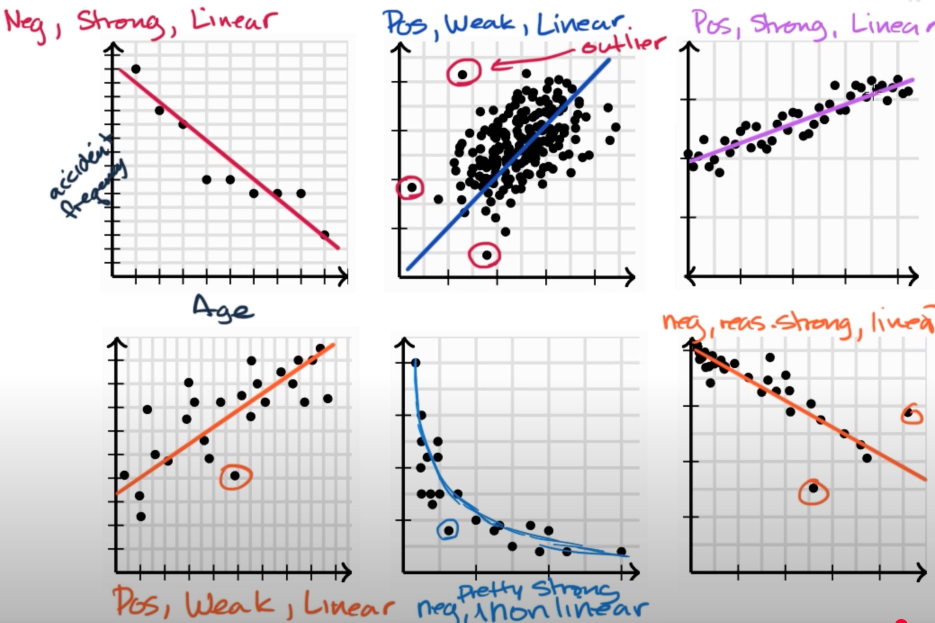
#> input picture ITEC203/Week00/images/Bivariate_relationship_linearity__strength_and_dir.jpg, 2804 x 1868 px (shown at 1/3 size); its folder holds only this picture in this run
$ python -i basic_transforms.py   (imports and definitions only)
#> lines starting #> are read from the running program, lines starting #| are printed output that depends on the picture
### DataScience/OpenCV/src/basic_operations/image_io.py
"""
Image I/O operations for loading, saving, and basic image manipulation.

This module provides functions for reading images from files, saving processed images,
and basic image information retrieval and validation.
"""

import cv2
import numpy as np
import os
from typing import Optional, Tuple, Union, List
from pathlib import Path


# [149 lines left out: functions load_image, save_image, get_image_info, not called in this run]


def validate_image(image: np.ndarray) -> bool:
    """
    Validate if the input is a valid image array.

    Args:
        image (np.ndarray): Image to validate

    Returns:
        bool: True if valid image, False otherwise

    Example:
        >>> if validate_image(img):
        ...     process_image(img)
    """
    if image is None:
        return False

    if not isinstance(image, np.ndarray):
        return False

    # Check if image has valid dimensions (2D or 3D)
    if len(image.shape) not in [2, 3]:
        return False

    # For 3D images, check if it has valid number of channels
    if len(image.shape) == 3 and image.shape[2] not in [1, 3, 4]:
        return False

    # Check if image has valid size
    if image.size == 0:
        return False

    return True


# [76 lines left out: functions convert_color_space, batch_load_images, load_image_rgb, not called in this run]


def load_image_gray(image_path: Union[str, Path]) -> Optional[np.ndarray]:
    """Load image in grayscale mode."""
    return load_image(image_path, 'grayscale')


# Export functions for the module
__all__ = [
    'load_image',
    'save_image',
    'get_image_info',
    'validate_image',
    'convert_color_space',
    'batch_load_images',
    'load_image_rgb',
    'load_image_gray'
]

### DataScience/OpenCV/src/basic_operations/basic_transforms.py
"""
Basic image transformations including resize, rotate, flip, crop, and translate.

This module provides fundamental geometric transformations for image preprocessing
and data augmentation.
"""

import cv2
import numpy as np
from typing import Tuple, Optional, Union
from .image_io import validate_image


# [136 lines left out: functions resize_image, resize_with_aspect_ratio, rotate_image, not called in this run]


def rotate_image_90(image: np.ndarray, times: int = 1) -> Optional[np.ndarray]:
    """
    Rotate image by 90-degree increments (optimized for speed).

    Args:
        image (np.ndarray): Input image
        times (int): Number of 90-degree rotations (1=90°, 2=180°, 3=270°)

    Returns:
        Optional[np.ndarray]: Rotated image, None if operation fails

    Example:
        >>> rotated_90 = rotate_image_90(img, 1)   # 90 degrees
        >>> rotated_180 = rotate_image_90(img, 2)  # 180 degrees
    """
    if not validate_image(image):
        print("Error: Invalid image provided for rotation.")
        return None

    # Normalize times to 0-3 range
    times = times % 4

    if times == 0:
        return image.copy()
    elif times == 1:
        return cv2.rotate(image, cv2.ROTATE_90_COUNTERCLOCKWISE)
    elif times == 2:
        return cv2.rotate(image, cv2.ROTATE_180)
    elif times == 3:
        return cv2.rotate(image, cv2.ROTATE_90_CLOCKWISE)


# [194 lines left out: functions flip_image, crop_image, crop_center, translate_image, pad_image, not called in this run]


# Export functions for the module
__all__ = [
    'resize_image',
    'resize_with_aspect_ratio',
    'rotate_image',
    'rotate_image_90',
    'flip_image',
    'crop_image',
    'crop_center',
    'translate_image',
    'pad_image'
]

>>> import cv2
>>> picture = cv2.imread('../../../../ITEC203/Week00/images/Bivariate_relationship_linearity__strength_and_dir.jpg')
#> picture is the input picture: shape (1868, 2804, 3); mean B, G, R 219.4, 218.1, 220.4
>>> result = rotate_image_90(picture)
#> in rotate_image_90, `return cv2.rotate(image, cv2.ROTATE_90_COUNTERCLOCKWISE)`:
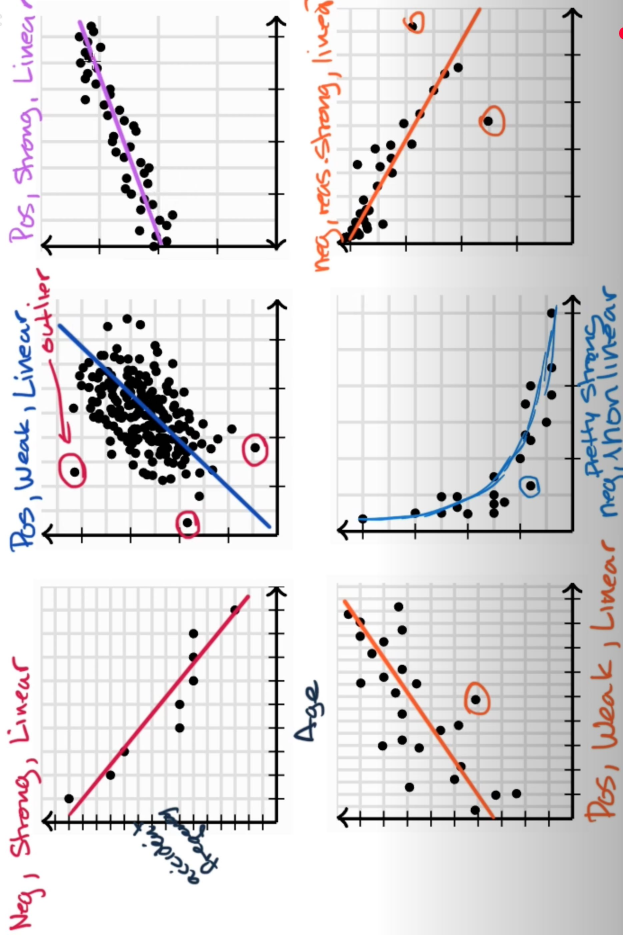
#> returned value: shape (2804, 1868, 3) (shown at 1/3 size); mean of channels 0, 1, 2 219.4, 218.1, 220.4; drawn as B, G, R

$ run again, on ITEC203/Week00/images/Comparing_with_z-scores__video____Z-scores___Khan_.jpg
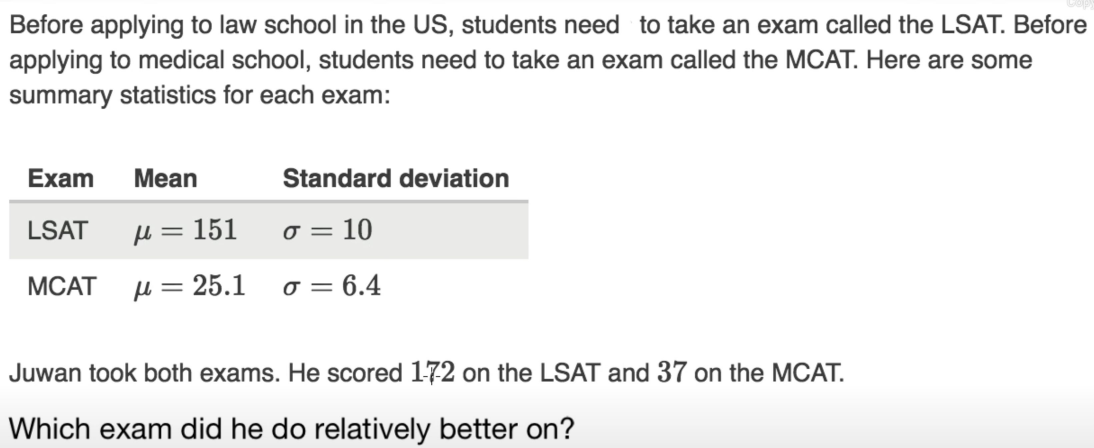
#> input picture ITEC203/Week00/images/Comparing_with_z-scores__video____Z-scores___Khan_.jpg, 3280 x 1342 px (shown at 1/3 size)
#> picture is the input picture: shape (1342, 3280, 3); mean B, G, R 239.5, 239.7, 239.6
#> in rotate_image_90, `return cv2.rotate(image, cv2.ROTATE_90_COUNTERCLOCKWISE)`:
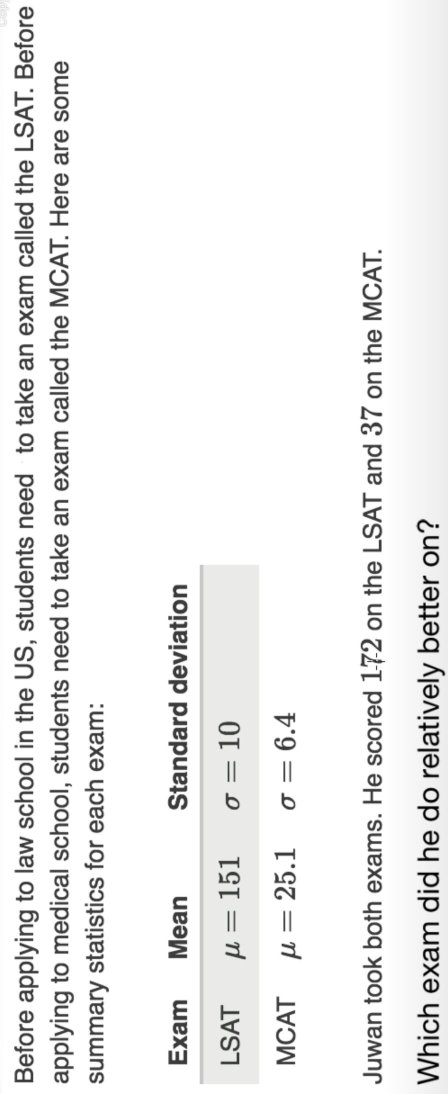
#> returned value: shape (3280, 1342, 3) (shown at 1/3 size); mean of channels 0, 1, 2 239.5, 239.7, 239.6; drawn as B, G, R

$ run again, on ITEC203/Week00/images/Estimating_with_linear_regression__linear_models__.jpg
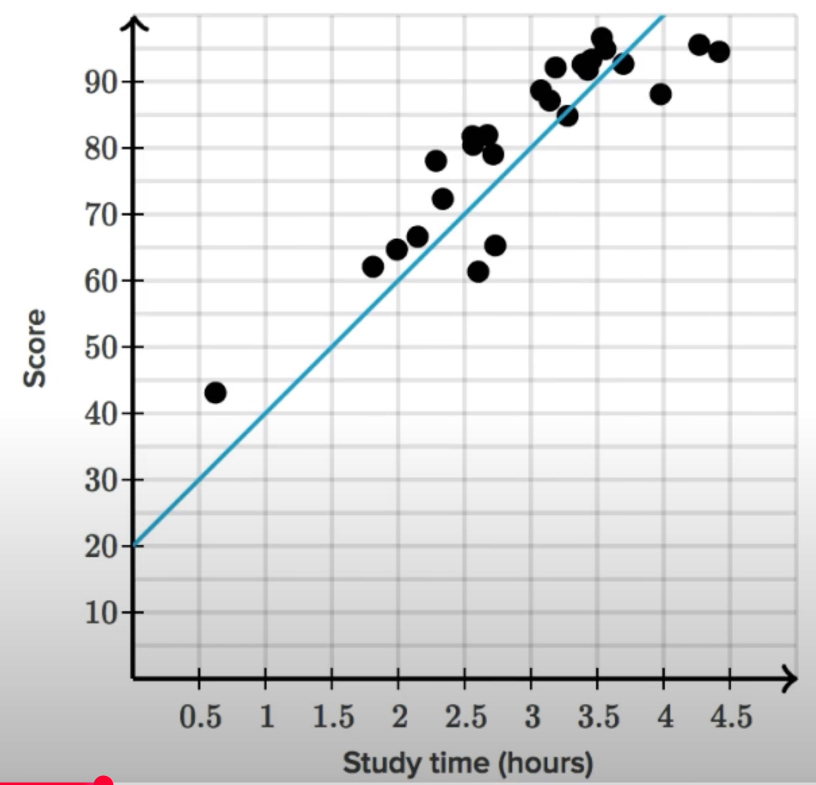
#> input picture ITEC203/Week00/images/Estimating_with_linear_regression__linear_models__.jpg, 1632 x 1570 px (shown at 1/2 size)
#> picture is the input picture: shape (1570, 1632, 3); mean B, G, R 225.5, 225.3, 224.8
#> in rotate_image_90, `return cv2.rotate(image, cv2.ROTATE_90_COUNTERCLOCKWISE)`:
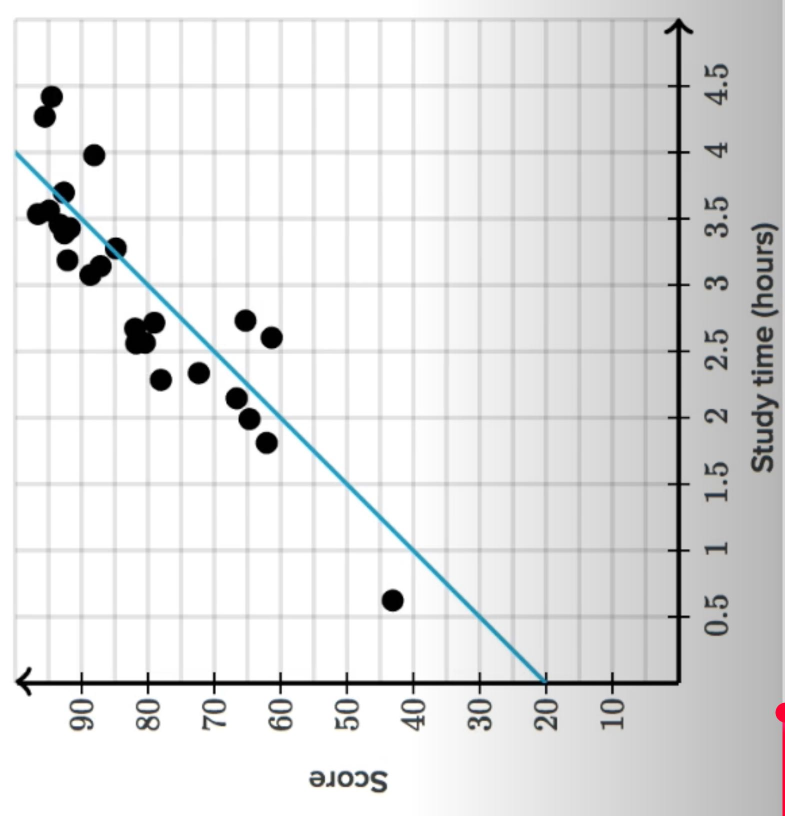
#> returned value: shape (1632, 1570, 3) (shown at 1/2 size); mean of channels 0, 1, 2 225.5, 225.3, 224.8; drawn as B, G, R

$ run again, on ITEC203/Week00/images/Finding_z-score_for_a_percentile__video____Khan_Ac.jpg
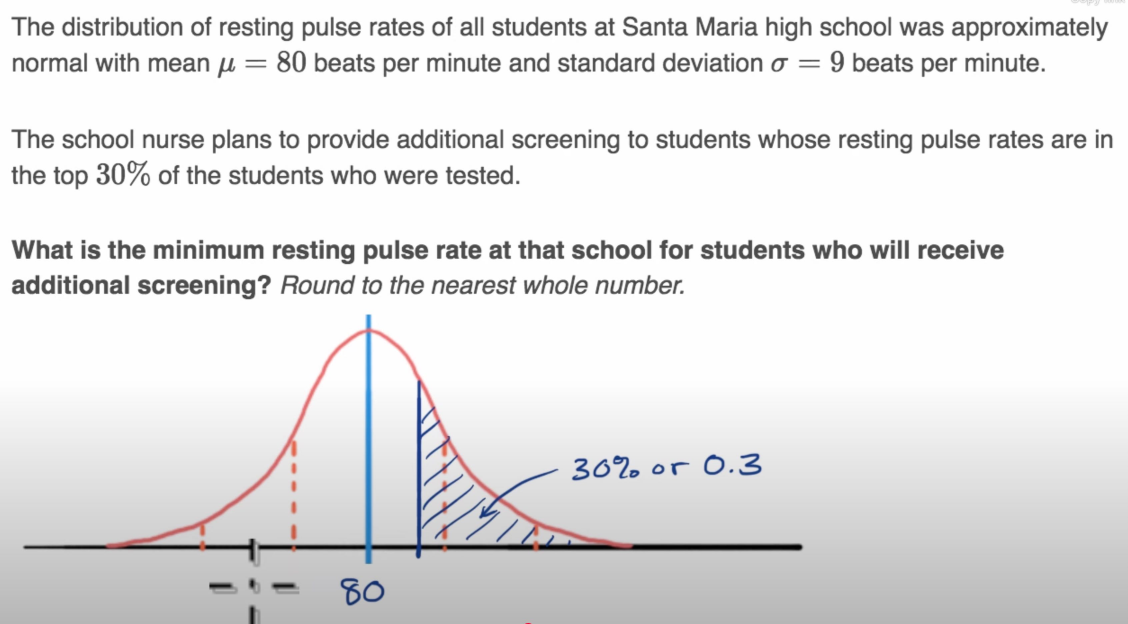
#> input picture ITEC203/Week00/images/Finding_z-score_for_a_percentile__video____Khan_Ac.jpg, 3382 x 1872 px (shown at 1/3 size)
#> picture is the input picture: shape (1872, 3382, 3); mean B, G, R 228.4, 228, 228.3
#> in rotate_image_90, `return cv2.rotate(image, cv2.ROTATE_90_COUNTERCLOCKWISE)`:
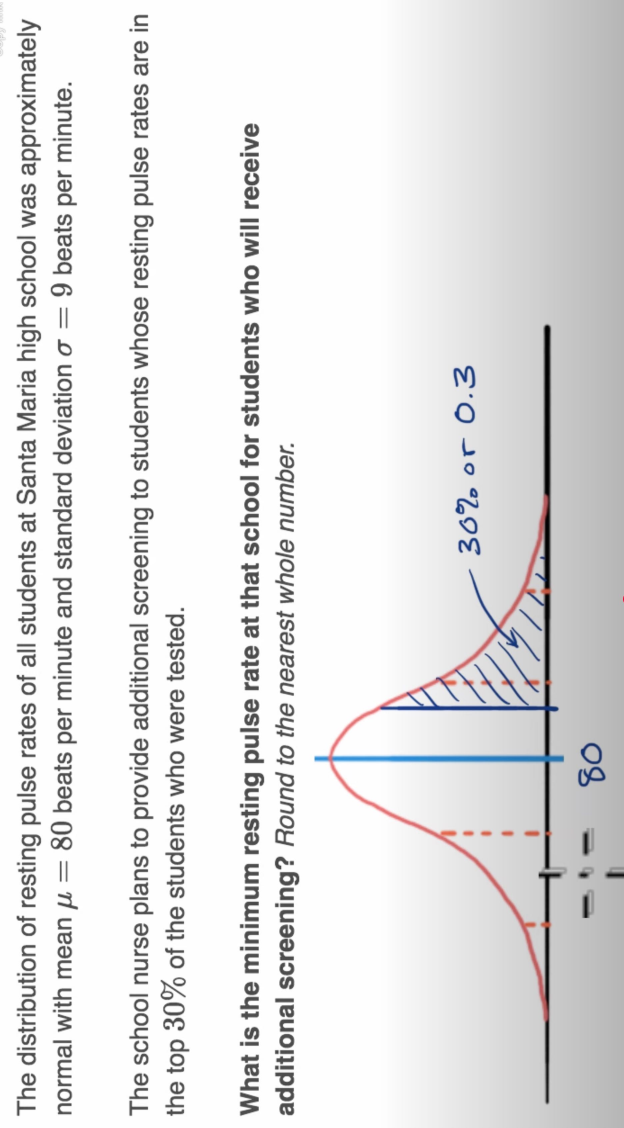
#> returned value: shape (3382, 1872, 3) (shown at 1/3 size); mean of channels 0, 1, 2 228.4, 228, 228.3; drawn as B, G, R
